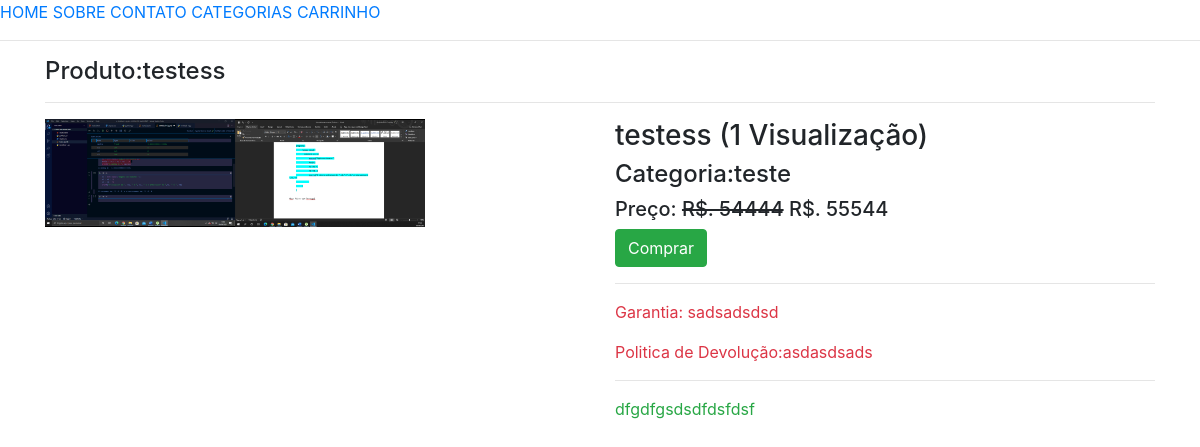
The app's page /produto/testss/ with its own data.
### lojaapp/models.py (models this page shows, shortened)
class Produto(models.Model):
    titulo = models.CharField(max_length=200)
    slug = models.SlugField(unique=True)
    categoria = models.ForeignKey(Categoria, on_delete=models.CASCADE)
    image = models.ImageField(upload_to = "produtos")
    preco_mercado = models.PositiveIntegerField()
    venda = models.PositiveIntegerField()
    descricao = models.TextField()
    garantia = models.CharField(max_length=300,null=True, blank=True)
    return_devolucao = models.CharField(max_length=300, null=True,blank=True)
    visualizacao = models.PositiveIntegerField(default=0)

class Categoria(models.Model):
    titulo = models.CharField(max_length=200)
    slung = models.SlugField(unique=True)
    def __str__(self):
        return self.titulo

### lojaapp/views.py (the view)
# urls.py: path("produto/<slug:slug>/", ProdutoDetalheView.as_view(), name="produtodetalhe"),
class ProdutoDetalheView(TemplateView):
    template_name = "produtodetalhe.html"
    def get_context_data(self, **kwargs):
        context = super().get_context_data(**kwargs)
        url_slug = self.kwargs['slug']
        produto = Produto.objects.get(slug=url_slug)
        produto.visualizacao += 1
        produto.save()
        context['produto'] = produto
        return context

### templates/produtodetalhe.html (shortened to what this page needs)
{% extends 'base.html' %}
{% block content %}
<div class="container">
  <h4>Produto:{{produto.titulo}}</h4>
  <hr />
  <div class="row">
    <div class="col-md-6">
      <img
        src="{{produto.image.url}}"
        alt=""
        class="img-fluid"
        style="width: 380px"
      />
    </div>
    <div class="col-md-6 text-left">
      <h3>{{produto.titulo}} ({{produto.visualizacao}} Visualização)</h3>
      <h4>Categoria:{{produto.categoria}}</h4>
      <h5>
        Preço: <strike>R$. {{produto.preco_mercado}}</strike> R$.
        {{produto.venda}}
      </h5>
      <a href="{% url 'lojaapp:addcarro' produto.id %}" class="btn btn-success">Comprar</a>
      <hr />
      <p class="text-danger">Garantia: {{produto.garantia}}</p>
      <p class="text-danger">
        Politica de Devolução:{{produto.return_devolucao}}
      </p>
      <hr />
      <p class="text-success">{{produto.descricao}}</p>
    </div>
  </div>
</div>
{% endblock %}

### records on screen
Produto: titulo "testess", image (picture), visualizacao "1", categoria "teste", preco_mercado "54444", venda "55544", garantia "sadsadsdsd", return_devolucao "asdasdsads", descricao "dfgdfgsdsdfdsfdsf"
